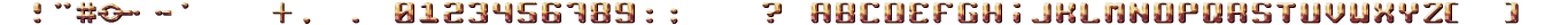
#> input picture tools/glcd_convert/nuskool_krome_64x64.png, 4096 x 64 px (shown at 1/3 size)
$ python glcd_convert.py nuskool_krome_64x64.png
#> lines starting #> are read from the running program, lines starting #| are printed output that depends on the picture; after the words box and inside, x2 and y2 are one past the last pixel; in counts of white or black regions, pixels touching at a corner belong together
#!/usr/bin/env python3

import os, sys
import struct
from PIL import Image

def image_info(fn):
#> called with fn = 'nuskool_krome_64x64.png'
    try:
        with Image.open(fn) as im:
#> im is the input picture: PIL image 4096x64 P; mean R, G, B, A 223.5, 32.5, 202.6, 78
            print(fn, im.format, "%dx%d" % im.size, im.mode)
#| nuskool_krome_64x64.png PNG 4096x64 P
    except IOError:
        print("Unable to open file " + fn)
        pass


def image_convert(fn, bpp=4):
#> called with fn = 'nuskool_krome_64x64.png', bpp = 4
    an = os.path.splitext(os.path.basename(fn))[0]
    try:
        im = Image.open(fn)
        print("Image " + os.path.basename(fn) + " opened...")
        w, h = im.size
#> w = 4096; h = 64
        array_bytes = 0
        if bpp == 1:
            print("Creating 1bpp image data...")
            an = an + "_1bpp"
            array_bytes = ((w + 7) // 8) * h
            s = image_to_1bpp_string(im)
        elif bpp == 4:
            print("Creating 4bpp image data...")
            an = an + "_4bpp"
            array_bytes = ((w + 1) // 2) * h
#> array_bytes = 131072
            s = image_to_4bpp_string(im)
        else:
            print("ERROR, requested bits-per-pixels {} not supported!".format(bpp))

        if len(s):
            create_h_file(fn, an, im, array_bytes)
            create_c_file(fn, an, im, s, array_bytes)
    except:
        print("ERROR, unable to open/convert image {}".format(fn))
    finally:
        im.close()


def create_h_file(fn, array_name, image, array_bytes):
    f, e = os.path.splitext(fn)
    outfn = f + ".h"
    try:
        of = open(outfn, "w+")
    except:
        print("ERROR, can't create h-file " + outfn)
        return

    print("Creating .h-file " + outfn + " ...")

    try:
        imw, imh = image.size
    except:
        print("ERROR, can't get size from image!")

    try:
        of.write("// Auto-created with {} from file {}\n\n".format(os.path.basename(sys.argv[0]), fn))
        bn = os.path.basename(f)
        of.write("#ifndef __{}_H__\n".format(bn.upper()))
        of.write("#define __{}_H__\n\n".format(bn.upper()))

        of.write("#include <stddef.h>\n\n")

        of.write("#define {}_WIDTH ({})\n".format(array_name.upper(), imw + (imw%2) ))
        of.write("#define {}_HEIGHT ({})\n\n".format(array_name.upper(), imh))

        of.write("extern const uint8_t {}[{}];\n\n".format(array_name, array_bytes) )

        of.write("#endif // __{}_H__\n\n".format(bn.upper()))
    except:
        print("Error, can't write to h-file " + outfn)
        print(sys.exc_info())
    finally:
        of.close()


def create_c_file(fn, array_name, image, data_str, data_len):
    f, e = os.path.splitext(fn)
    outfn = f + ".c"
    try:
        of = open(outfn, "w+")
    except:
        print("Error, can't create c-file " + outfn)
        return

    print("Creating .c-file " + outfn + " ...")

    try:
        imw, imh = image.size
    except:
        print("ERROR, can't get size from image!")


    try:
        of.write("// Auto-created with {} from file {}\n\n".format(os.path.basename(sys.argv[0]), fn))
        bn = os.path.basename(f)

        of.write("#include \"{}.h\"\n\n".format(bn))

        of.write("// Bitmap from \"" + fn + "\" ({}x{} pixels) : \n".format(imw, imh))
        of.write("const uint8_t {}[{}] = {{\n".format(array_name, data_len))

        #array_str = image_to_4bpp_string(image)
        of.write(data_str)

        of.write("};\n\n")
    except:
        print("Error, can't write to c-file " + outfn)
        print(sys.exc_info())
    finally:
        of.close()


def image_to_4bpp_image(im_in):
    try:
        gs_image = im_in.convert("L")    # to 8b grayscale
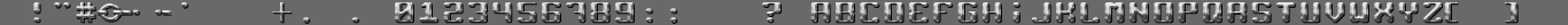
#> gs_image: PIL image 4096x64 L (shown at 1/3 size); min 8, max 230, mean 108.7
        pal_img = Image.new("P", (1,1))  # create 16-color gs palette...
        pal_img.putpalette( (0,0,0 , 16,16,16, 32,32,32, 48,48,48,
                             64,64,64, 80,80,80, 96,96,96, 112,112,112,
                             128,128,128, 144,144,144, 160,160,160, 176,176,176,
                             192,192,192, 208,208,208, 224,224,224, 240,240,240) )
        gs16 = gs_image.quantize(colors=16, palette=pal_img) # quantize 8b to 4b grayscale
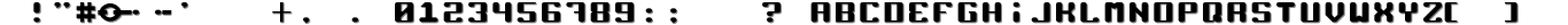
#> gs16: PIL image 4096x64 P (shown at 1/3 size); mean R, G, B, A 8.4, 8.4, 8.4, 78; transparent parts drawn white
        return gs16.convert("L")
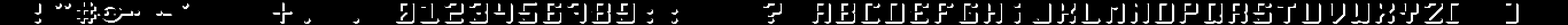
#> returned value: PIL image 4096x64 L (shown at 1/3 size); values 0 (black) and 128 (white), 6.5% white; 158 white regions (17 under 20 px), largest, box (x1, y1, x2, y2) and area: (2313, 9, 2363, 61) 288, (273, 29, 347, 59) 285, (1035, 9, 1083, 61) 279
    except:
        print("ERROR, could not convert image to 4b grayscale")
        print(sys.exc_info())
        return None


def image_to_4bpp_string(image):
    s = "    "
    lines = 0
    try:
        im = image_to_4bpp_image(image)
        im.show()
        w, h = im.size
#> w = 4096; h = 64
        for y in range(h):
            for x in range(0, w, 2):
                p1 = im.getpixel((x,y)) >> 4
                p2 = im.getpixel((x+1,y)) >> 4 if x+1 < w else 0
                s += "0x%02X, " % (p1*16 + p2)
                if x % 16 == 14:
                    s += "\n    "
                    lines += 1
            if w % 16 != 0:
                s += "\n    "
                lines += 1
#> after the loop, lines = 16384

        print("Bitmap ({}x{} pixels) converted to {} lines array".format(w,h,lines))
#| Bitmap (4096x64 pixels) converted to 16384 lines array
        return s

    except:
        print("ERROR, could not convert pixels to string")
        print(sys.exc_info())
        return ""


def image_to_1bpp_image(im_in):
    try:
        bw_image = im_in.convert("1")    # to 1b B/W
        return bw_image
    except:
        print("ERROR, could not convert image to 1b b/w")
        print(sys.exc_info())
        return None


def image_to_1bpp_string(image):
    s = "    "
    lines = 0
    try:
        im = image_to_1bpp_image(image)
        im.show()
        w, h = im.size
        for y in range(h):
            for x in range(0, w, 8):
                p = 0
                for b in range(8):
                    v = 1 if x+b < w and im.getpixel((x+b,y)) else 0
                    p = (p << 1) | v
                s += "0x%02X, " % (p)
                if x % 96 == 88:
                    s += "\n    "
                    lines += 1
            if w % 96 != 0:
                s += "\n    "
                lines += 1

        print("Bitmap ({}x{} pixels) converted to {} lines array".format(w,h,lines))
        return s

    except:
        print("ERROR, could not convert pixels to string")
        print(sys.exc_info())
        return ""


if __name__== "__main__":
    # print("argc={} argv={}".format(len(sys.argv), sys.argv))
    if len(sys.argv) == 1 or "-h" in sys.argv or "--help" in sys.argv:
        print("Usage: ./glcd_convert [-bpp 1|4] {[image1] [image2] ...}")
    else:
        bpp = 4
        idx = 1
        if "--bpp" in sys.argv:
            idx = sys.argv.index('--bpp') + 1
            bpp = int(sys.argv[idx])
            #print("Bpp=%d" % bpp)
            idx = idx + 1
        if len(sys.argv) <= idx:
            print("Usage: ./glcd_convert [-bpp 1|4] {[image1] [image2] ...}")
        else:
            for infile in sys.argv[idx:]:
                image_info(infile)
                image_convert(infile, bpp)
